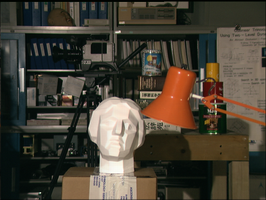
%> input picture matlab/part_opt/examples/tsukuba2.bmp, 266 x 200 px
$ octave example2.m   (GNU Octave 9; MATLAB toolbox functions it lacks are replaced by stand-ins)
%> lines starting %> are read from the running program, lines starting %| are printed output that depends on the picture
%% Example with a stereo model

commandwindow;
run ../../mtools/mpath.m;
%> (this line was passed over: mpath is not available in this run)
maddpath('../../minsum/');
%> (this line was passed over: maddpath is not available in this run)
maddpath('../');
%> (this line was passed over: maddpath is not available in this run)

% Load images
I1 = im2double(imread('tsukuba2.bmp'));
I2 = im2double(imread('tsukuba1.bmp'));
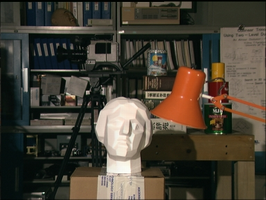
%> input picture matlab/part_opt/examples/tsukuba1.bmp, 266 x 200 px

figure(1); clf;
imshow([I1 I2]);
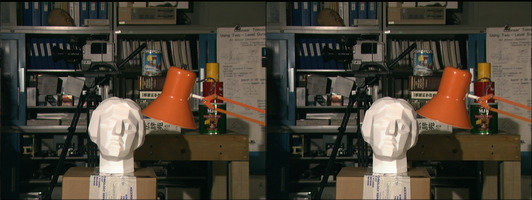
%> displayed picture: size 200x532x3, on the screen's scale of 0 to 255; mean R, G, B 72.3, 65.6, 53.7

K = 15; %number of labels
N1 = size(I1,1);
%> N1 = 200
N2 = size(I1,2)-K; % guarantee N2+K is insied the image
%> N2 = 251
block = 2; %window size for matching in a smaller resolution
n1 = floor(N1/block);
%> n1 = 100
n2 = floor(N2/block);
%> n2 = 125

sz = [n1 n2];
%> sz = [100 125]
%> (the run ends here)
